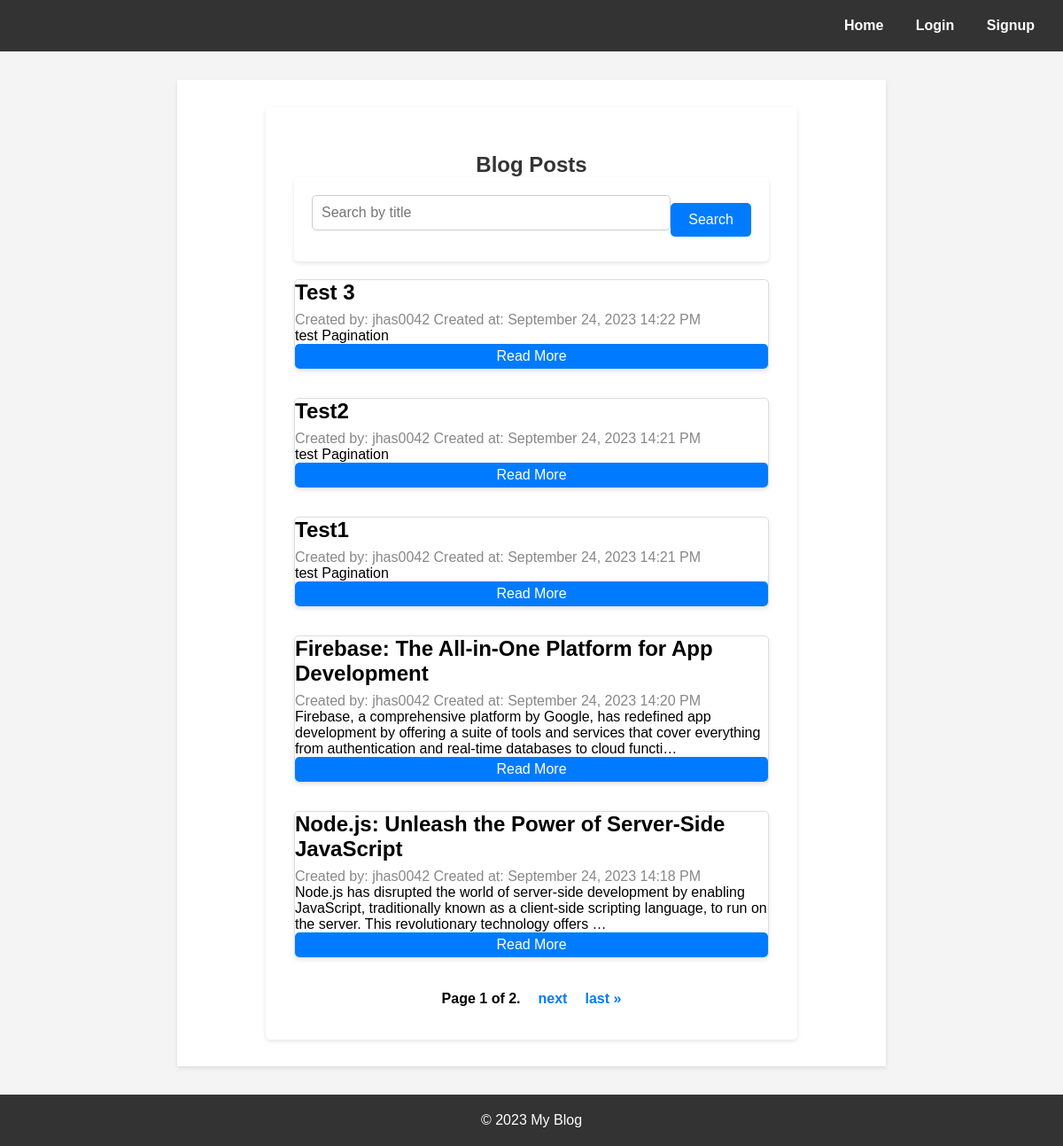
The page / on the database its author committed.
### blog/models.py (models this page shows, shortened)
class Post(models.Model):
    title = models.CharField(max_length=200)
    content = models.TextField()
    author = models.ForeignKey(User, on_delete=models.CASCADE)
    created_at = models.DateTimeField(auto_now_add=True)
    updated_at = models.DateTimeField(auto_now=True)

### blog/views.py (the view)
# urls.py: path('', views.post_list, name='post_list'),
def post_list(request):
    page_number = request.GET.get('page', 1)
    posts_per_page = 5
    search_query = request.GET.get('q', '')
    all_posts = Post.objects.filter(Q(title__icontains=search_query) | Q(content__icontains=search_query)).order_by('-created_at')
    paginator = Paginator(all_posts, posts_per_page)
    try:
        posts = paginator.page(page_number)
    except PageNotAnInteger:
        posts = paginator.page(1)
    except EmptyPage:
        posts = paginator.page(paginator.num_pages)
    context = {
        'posts': posts,
    }
    return render(request, 'blog/post/post_list.html', context)

### blog/templates/blog/post/post_list.html (shortened to what this page needs)
{% extends "blog/base.html" %}
{% load static %}
{% block content %}
<div class="container">
    <h2>Blog Posts</h2>
    <form method="GET" class="search-form">
        <input type="text" class="form-control search-input" name="q" placeholder="Search by title" value="{{ request.GET.q }}">
        <button class="btn btn-outline-secondary search-button" type="submit">Search</button>
    </form>
    <div class="row">
        {% for post in posts %}
        <div class="col-md-6">
            <div class="card mb-6">
                <div class="card-body custom-card-body">
                    <h3 class="card-title">{{ post.title }}</h3>
                    <p class="post-details">
                        <span>Created by: {{ post.author.username }}</span>
                        <span>Created at: {{ post.created_at|date:"F d, Y H:i A" }}</span>
                    </p>
                    <p class="card-text">{{ post.content|truncatechars:200 |linebreaksbr }}</p>
                    <a href="{% url 'post_detail' post.pk %}" class="btn btn-primary">Read More</a>
                </div>
            </div>
        </div>
        {% endfor %}
    </div>
    <div class="pagination">
        <span class="step-links">
            <span class="current-page">Page {{ posts.number }} of {{ posts.paginator.num_pages }}.</span>
            {% if posts.has_next %}
                <a href="?page={{ posts.next_page_number }}">next</a>
                <a href="?page={{ posts.paginator.num_pages }}">last &raquo;</a>
            {% endif %}
        </span>
    </div>
</div>
{% endblock %}

### blog/templates/blog/base.html (shortened to what this page needs)
{% load static %}
<!DOCTYPE html>
<html lang="en">
<head>
    <link href="{% static 'blog/css/styles.css' %}" rel="stylesheet">
</head>
<body>
    <header>
        <nav>
            <ul>
                <li><a href="{% url 'post_list' %}">Home</a></li>
                {% if user.is_authenticated %}
                    <li><a href="{% url 'post_create' %}">Create Post</a></li>
                    <li><a href="{% url 'logout' %}">Logout</a></li>
                    <li><a href="{% url 'profile' %}">View Profile</a></li>
                {% else %}
                    <li><a href="{% url 'login' %}">Login</a></li>
                    <li><a href="{% url 'signup' %}">Signup</a></li>
                {% endif %}
            </ul>
        </nav>
    </header>
    <main>
        {% block content %}
        {% endblock %}
    </main>
    <footer>
        <p>&copy; 2023 My Blog</p>
    </footer>
</body>
</html>

### blog/static/blog/css/styles.css (style rules this page uses)
* { margin: 0; padding: 0; box-sizing: border-box; font-size: 16px; }
body { font-family: Arial, sans-serif; background-color: #f4f4f4; margin: 0; padding: 0; }
header { background-color: #333; color: #fff; padding: 1.25rem 0; }
nav ul { list-style-type: none; text-align: right; }
nav ul li { display: inline-block; margin-right: 2rem; }
nav ul li a { text-decoration: none; color: #fff; font-weight: bold; }
main { max-width: 50rem; margin: 2rem auto; padding: 2rem; background-color: #fff; box-shadow: 0 0.125rem 0.3125rem rgba(0, 0, 0, 0.1); }
footer { text-align: center; padding: 1.25rem 0; background-color: #333; color: #fff; }
.container { max-width: 37.5rem; margin: 0 auto; padding: 2rem; background-color: #fff; border-radius: 0.3125rem; box-shadow: 0 0.125rem 0.3125rem rgba(0, 0, 0, 0.1); }
h2 { text-align: center; color: #333; font-size: 1.5rem; justify-content: center; }
@media only screen and (min-width: 36.25rem) { main { padding: 1.875rem; } }
.container { padding: 2rem; }
.card { border: 1px solid #ddd; border-radius: 0.3125rem; box-shadow: 0 0.125rem 0.3125rem rgba(0, 0, 0, 0.1); margin-bottom: 2rem; }
.card-title { font-size: 1.5rem; margin-bottom: 0.5rem; }
.card-text { font-size: 1rem; }
.btn-primary { background-color: #007bff; color: #fff; padding: 0.3125rem 0.625rem; border-radius: 0.3125rem; text-align: center; }
.pagination { margin-top: 1.25rem; }
.step-links { display: flex; justify-content: center; list-style: none; padding: 0; }
.step-links a { padding: 0.3125rem 0.625rem; text-decoration: none; color: #007bff; font-weight: bold; }
.current-page { padding: 0.3125rem 0.625rem; font-weight: bold; }
a { text-decoration: none; }
.post-details { color: #888888; }
.search-input { width: 80%; padding: 0.625rem; border: 0.0625rem solid #ccc; border-radius: 0.3125rem; font-size: 1rem; outline: none; }
.search-button { background-color: #007bff; color: #fff; border: none; border-radius: 0.3125rem; cursor: pointer; padding: 0.625rem 1.25rem; font-size: 1rem; }
.search-form { display: flex; justify-content: center; align-items: center; margin-bottom: 20px; }
.search-input { width: 100%; padding: 10px; border: 1px solid #ccc; border-radius: 5px; font-size: 16px; outline: none; }
.search-button { background-color: #007bff; color: #fff; border: none; border-radius: 5px; cursor: pointer; padding: 10px 20px; font-size: 16px; }
.custom-card-body { display: flex; flex-direction: column; height: 100%; }
h2 { text-align: center; margin-top: 20px; color: #333; }
form { max-width: 600px; padding: 20px; background-color: #fff; border-radius: 5px; box-shadow: 0 2px 5px rgba(0, 0, 0, 0.1); }
form input, form textarea { width: 100%; padding: 10px; margin-bottom: 15px; border: 1px solid #ccc; border-radius: 5px; font-size: 16px; outline: none; }
form button[type="submit"] { background-color: #007bff; color: #fff; border: none; border-radius: 5px; cursor: pointer; padding: 10px 20px; font-size: 16px; }

### rows shown on the page
Post: title "Test 3", author.username "jhas0042", created_at "September 24, 2023 14:22 PM", content "test Pagination"
Post: title "Test2", author.username "jhas0042", created_at "September 24, 2023 14:21 PM", content "test Pagination"
Post: title "Test1", author.username "jhas0042", created_at "September 24, 2023 14:21 PM", content "test Pagination"
Post: title "Firebase: The All-in-One Platform for App Development", author.username "jhas0042", created_at "September 24, 2023 14:20 PM", content "Firebase, a comprehensive platform by Google, has redefined app development by offering a suite of tools and services that cover everything from authentication and real-time databases to cloud functi…"
Post: title "Node.js: Unleash the Power of Server-Side JavaScript", author.username "jhas0042", created_at "September 24, 2023 14:18 PM", content "Node.js has disrupted the world of server-side development by enabling JavaScript, traditionally known as a client-side scripting language, to run on the server. This revolutionary technology offers …"

### other values the page prints
{{ posts.number }} "1"
{{ posts.paginator.num_pages }} "2"
